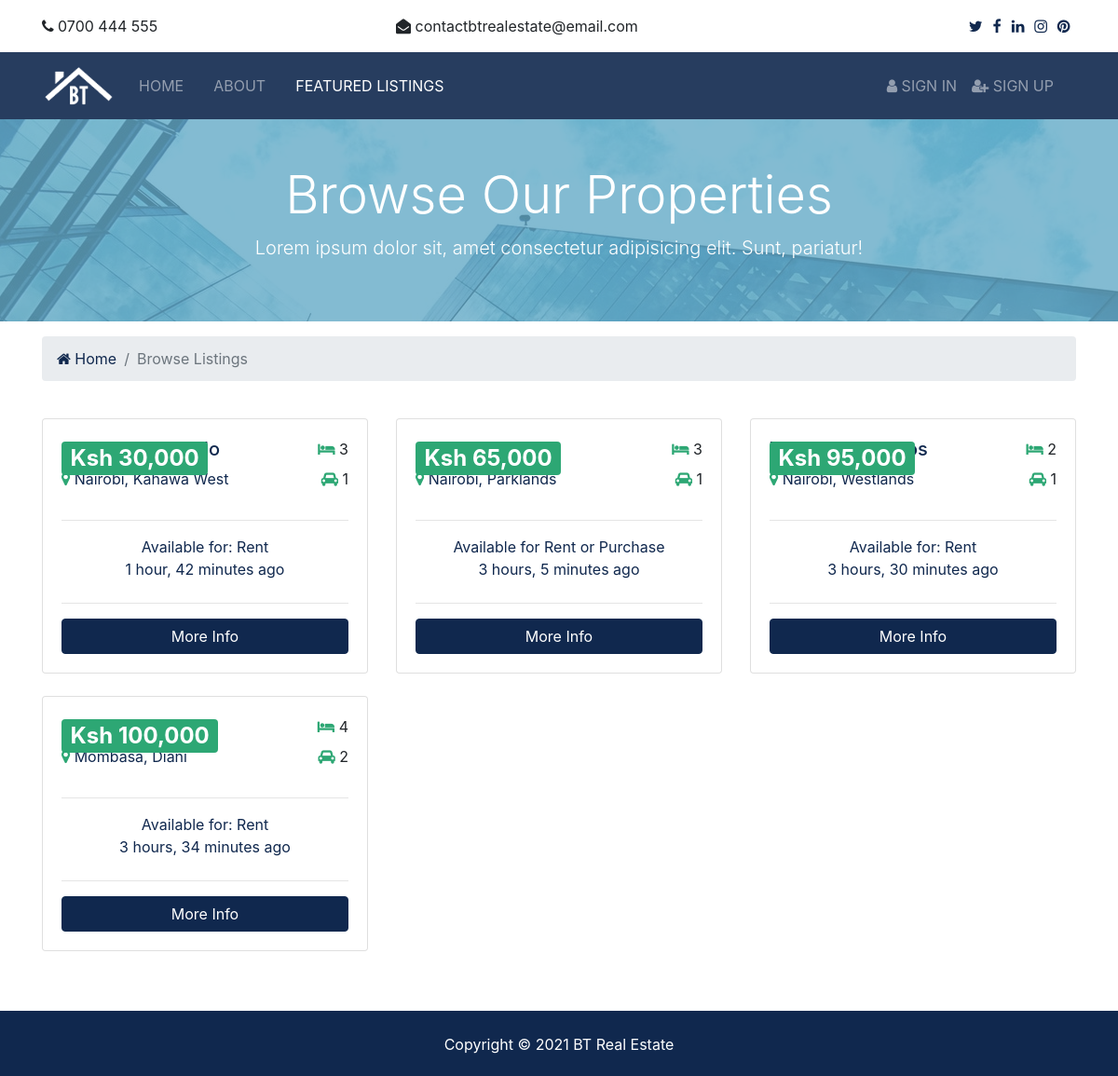
/listings/, run on the app's committed database.
### listings/models.py (models this page shows, shortened)
class Listing (models.Model):
    realtor = models.ForeignKey(Realtor, on_delete=models.DO_NOTHING)
    title = models.CharField(max_length=150)
    locality = models.CharField(max_length=150)
    estate = models.CharField(null=True, blank=True, max_length=150)
    description = models.TextField(blank=True)
    parking_space = models.IntegerField(default=0)
    bedrooms = models.IntegerField()
    buying_price = models.IntegerField(blank=True, null=True)
    rent_price = models.IntegerField(blank=True, null=True)
    rental = models.BooleanField(default=False, null=False, blank=False)
    for_sale = models.BooleanField(default=False, null=False, blank=False)
    sqft = models.IntegerField()
    lot_size = models.DecimalField(max_digits=5, decimal_places=1)
    photo_main = ProcessedImageField(
        upload_to='photos/%Y/%m/%d/'
        , processors=[ResizeToFill(1280, 720)],
        format='JPEG',
        options={'quality': 100}
    )
    photo_1 = ProcessedImageField(
        upload_to='photos/%Y/%m/%d/',
        blank=True,
        processors=[ResizeToFill(1280, 720)],
        format='JPEG',
        options={'quality': 100}
    )
    photo_2 = ProcessedImageField(
        upload_to='photos/%Y/%m/%d/',
        blank=True,
        processors=[ResizeToFill(1280, 720)],
        format='JPEG',
        options={'quality': 100}
    )
    photo_3 = ProcessedImageField(
        upload_to='photos/%Y/%m/%d/',
        blank=True,
        processors=[ResizeToFill(1280, 720)],
        format='JPEG',
        options={'quality': 100}
    )
    photo_4 = ProcessedImageField(
        upload_to='photos/%Y/%m/%d/',
        blank=True,
        processors=[ResizeToFill(1280, 720)],
        format='JPEG',
        options={'quality': 100}
    )
    photo_5 = ProcessedImageField(
        upload_to='photos/%Y/%m/%d/',
        blank=True,
        processors=[ResizeToFill(1280, 720)],
        format='JPEG',
        options={'quality': 100}
    )
    photo_6 = ProcessedImageField(
        upload_to='photos/%Y/%m/%d/',
        blank=True,
        processors=[ResizeToFill(1280, 720)],
        format='JPEG',
        options={'quality': 100}
    )
    is_published = models.BooleanField(default=True)
    list_date = models.DateTimeField(default=datetime.now, blank=True)

### listings/views.py (the view)
# urls.py: path('', views.index, name='listings'),
def index (request):
    listings = Listing.objects.order_by('-list_date').filter(is_published=True)
    paginator = Paginator(listings, 6)
    print(f'Paginator numPages: {paginator.num_pages}')
    print(f'Paginator objects: {paginator.count}')
    page_number = request.GET.get('page')
    paged_listings = paginator.get_page(page_number)
    context = {
        'listings': paged_listings
    }
    return render(request, 'listings/listings.html', context)

### templates/listings/listings.html (shortened to what this page needs)
{% extends 'base.html' %}
{% load humanize %}
{% block content %}
<section id="showcase-inner" class="py-5 text-white">
    <div class="container">
      <div class="row text-center">
        <div class="col-md-12">
          <h1 class="display-4">Browse Our Properties</h1>
          <p class="lead">Lorem ipsum dolor sit, amet consectetur adipisicing elit. Sunt, pariatur!</p>
        </div>
      </div>
    </div>
  </section>
  <section id="bc" class="mt-3">
    <div class="container">
      <nav aria-label="breadcrumb">
        <ol class="breadcrumb">
          <li class="breadcrumb-item">
            <a href="{% url 'index' %}">
              <i class="fa fa-home"></i> Home</a>
          </li>
          <li class="breadcrumb-item active"> Browse Listings</li>
        </ol>
      </nav>
    </div>
  </section>
  <section id="listings" class="py-4">
    <div class="container">
      <div class="row">
        {% if listings %}
          {% for listing in listings %}
          {% include 'partials/_listing_card.html' %}
          {% endfor %}
          {% else %}
          <div class="col-md-12">
            <p>No Listings Available</p>
          </div>
        {% endif %}
      </div>
      {% include 'partials/_pagination.html' %}
    </div>
  </section>
{% endblock content %}

### templates/partials/_listing_card.html (shortened to what this page needs)
{% load static %}
{% load humanize %}
<div class="col-md-4 mb-4">
    <div class="card listing-preview">
    <div class="card-img-overlay">
        <h2>
            {% if listing.rental and listing.for_sale %}
            <span class="badge badge-secondary text-white">Ksh {{ listing.rent_price | intcomma }}</span>
            {% elif listing.rental %}
            <span class="badge badge-secondary text-white">Ksh {{ listing.rent_price | intcomma }}</span>
            {% elif listing.for_sale %}
            <span class="badge badge-secondary text-white">Ksh {{ listing.buying_price | intcomma }}</span>
            {% endif %}
        </h2>
    </div>
    <div class="card-body">
        <div class="">
            <div class="listing-heading d-flex justify-content-between align-content-center">
                <h5 class="text-primary">{{ listing.title }}</h5>
                <div>
                    <i class="fa fa-bed text-secondary"></i> {{ listing.bedrooms }}</div>
            </div>
            <div class="d-flex justify-content-between align-content-center">
                <p class="text-primary">
                    <i class="fa fa-map-marker text-secondary"></i> {{ listing.city }} {{ listing.locality }}, {{ listing.estate }}</p>
                <div>
                    <i class="fa fa-car text-secondary"></i> {{ listing.parking_space }}</div>
            </div>
        </div>
        <hr>
        <div class="row text-primary text-center">
            {% if listing.rental and listing.for_sale %}
            <div class="col-12">Available for Rent or Purchase</div>
            {% elif listing.rental %}
            <div class="col-12">Available for: Rent</div>
            {% elif listing.for_sale %}
            <div class="col-12">Available for: Purchase</div>
            {% endif %}
        </div>
        <div class="row text-primary text-center pb-2">
            <div class="col-12">
                {{ listing.list_date | timesince }} ago</div>
        </div>
        <hr>
        <a href="{% url 'listing' listing.id %}" class="btn btn-primary btn-block">More Info</a>
    </div>
    </div>
</div>

### static/css/style.css (style rules this page uses)
html { position: relative; }
body { margin-bottom: 70px; }
#showcase-inner { background: url(../img/building.jpg) no-repeat top center fixed; position: relative; overflow: hidden; min-height: 200px; }
#showcase-inner::before { content: ''; position: absolute; top: 0; left: 0; min-height: 100%; width: 100%; background: rgba(100, 171, 199, 0.8); }
.listing-preview a { position: relative; }

### data on the page
Listing: rent_price "30,000", bedrooms "3", locality "Nairobi", estate "Kahawa West", parking_space "1", rental "Available for: Rent", list_date "1 hour, 42 minutes"
Listing: rent_price "65,000", bedrooms "3", locality "Nairobi", estate "Parklands", parking_space "1", rental "Available for Rent or Purchase", list_date "3 hours, 5 minutes"
Listing: rent_price "95,000", bedrooms "2", locality "Nairobi", estate "Westlands", parking_space "1", rental "Available for: Rent", list_date "3 hours, 30 minutes"
Listing: rent_price "100,000", bedrooms "4", locality "Mombasa", estate "Diani", parking_space "2", rental "Available for: Rent", list_date "3 hours, 34 minutes"
